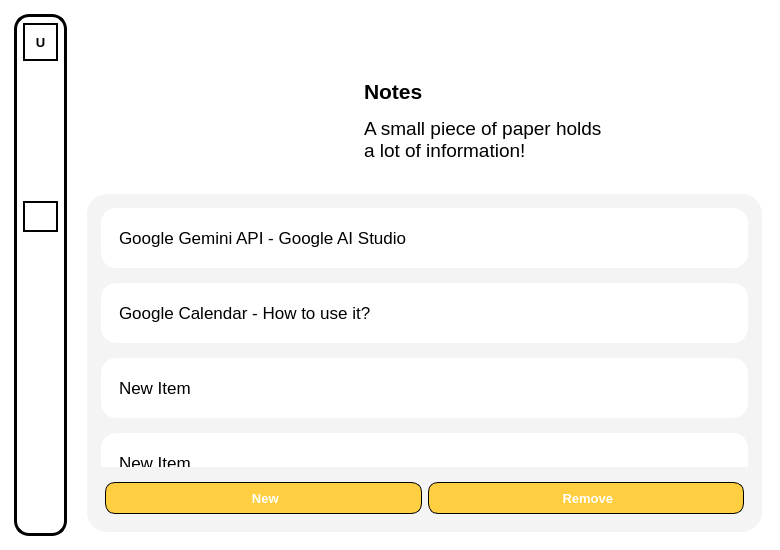
<?xml version="1.0" encoding="UTF-8"?>
<ui version="4.0">
 <class>MainWindow</class>
 <widget class="QMainWindow" name="MainWindow">
  <property name="geometry">
   <rect>
    <x>0</x>
    <y>0</y>
    <width>780</width>
    <height>550</height>
   </rect>
  </property>
  <property name="minimumSize">
   <size>
    <width>780</width>
    <height>550</height>
   </size>
  </property>
  <property name="windowTitle">
   <string>MainWindow</string>
  </property>
  <property name="styleSheet">
   <string notr="true">padding: 0px;
border: 0px;
background-color: white;</string>
  </property>
  <widget class="QWidget" name="centralwidget">
   <layout class="QHBoxLayout" name="horizontalLayout">
    <item>
     <widget class="QWidget" name="widget" native="true">
      <property name="styleSheet">
       <string notr="true">max-width: 50px;
background-color: white;
border-radius: 15px;
border: 3px solid black;
padding: 0px;
margin: 5px;</string>
      </property>
      <layout class="QVBoxLayout" name="verticalLayout_2">
       <item>
        <widget class="QLabel" name="label">
         <property name="font">
          <font>
           <pointsize>10</pointsize>
           <weight>75</weight>
           <bold>true</bold>
          </font>
         </property>
         <property name="styleSheet">
          <string notr="true">min-height: 34px;
min-width: 31px;
border: 2px solid black;
border-radius: 18px;</string>
         </property>
         <property name="text">
          <string>U</string>
         </property>
         <property name="alignment">
          <set>Qt::AlignCenter</set>
         </property>
        </widget>
       </item>
       <item>
        <widget class="QLabel" name="label_5">
         <property name="styleSheet">
          <string notr="true">border: 0px;</string>
         </property>
         <property name="text">
          <string/>
         </property>
        </widget>
       </item>
       <item>
        <widget class="QLabel" name="label_2">
         <property name="font">
          <font>
           <pointsize>10</pointsize>
           <weight>75</weight>
           <bold>true</bold>
          </font>
         </property>
         <property name="styleSheet">
          <string notr="true">QLabel{
	max-height: 22px;
	border: 2px solid white;
	padding: 6px;
	border-radius: 18px;
}

QLabel:hover{
	max-height: 22px;
	border: 2px solid gray;
	padding: 6px;
	border-radius: 18px;
}</string>
         </property>
         <property name="text">
          <string/>
         </property>
         <property name="pixmap">
          <pixmap>../Image/home_d.png</pixmap>
         </property>
         <property name="scaledContents">
          <bool>true</bool>
         </property>
         <property name="alignment">
          <set>Qt::AlignCenter</set>
         </property>
        </widget>
       </item>
       <item>
        <widget class="QLabel" name="label_3">
         <property name="font">
          <font>
           <pointsize>10</pointsize>
           <weight>75</weight>
           <bold>true</bold>
          </font>
         </property>
         <property name="styleSheet">
          <string notr="true">QLabel{
	max-height: 22px;
	border: 2px solid white;
	padding: 6px;
	border-radius: 18px;
}

QLabel:hover{
	max-height: 22px;
	border: 2px solid gray;
	padding: 6px;
	border-radius: 18px;
}</string>
         </property>
         <property name="text">
          <string/>
         </property>
         <property name="pixmap">
          <pixmap>../Image/notes_d.png</pixmap>
         </property>
         <property name="scaledContents">
          <bool>true</bool>
         </property>
         <property name="alignment">
          <set>Qt::AlignCenter</set>
         </property>
        </widget>
       </item>
       <item>
        <widget class="QLabel" name="label_4">
         <property name="font">
          <font>
           <pointsize>10</pointsize>
           <weight>75</weight>
           <bold>true</bold>
          </font>
         </property>
         <property name="styleSheet">
          <string notr="true">max-height: 22px;
border: 2px solid black;
padding: 6px;
border-radius: 18px;</string>
         </property>
         <property name="text">
          <string/>
         </property>
         <property name="pixmap">
          <pixmap>../Image/chat_a.png</pixmap>
         </property>
         <property name="scaledContents">
          <bool>true</bool>
         </property>
         <property name="alignment">
          <set>Qt::AlignCenter</set>
         </property>
        </widget>
       </item>
       <item>
        <spacer name="verticalSpacer">
         <property name="orientation">
          <enum>Qt::Vertical</enum>
         </property>
         <property name="sizeHint" stdset="0">
          <size>
           <width>20</width>
           <height>40</height>
          </size>
         </property>
        </spacer>
       </item>
       <item>
        <widget class="QLabel" name="label_6">
         <property name="font">
          <font>
           <pointsize>10</pointsize>
           <weight>75</weight>
           <bold>true</bold>
          </font>
         </property>
         <property name="styleSheet">
          <string notr="true">QLabel{
	max-height: 22px;
	border: 2px solid white;
	padding: 6px;
	border-radius: 18px;
}

QLabel:hover{
	max-height: 22px;
	border: 2px solid gray;
	padding: 6px;
	border-radius: 18px;
}</string>
         </property>
         <property name="text">
          <string/>
         </property>
         <property name="pixmap">
          <pixmap>../Image/about_b.png</pixmap>
         </property>
         <property name="scaledContents">
          <bool>true</bool>
         </property>
         <property name="alignment">
          <set>Qt::AlignCenter</set>
         </property>
        </widget>
       </item>
      </layout>
     </widget>
    </item>
    <item>
     <widget class="QWidget" name="widget_2" native="true">
      <property name="styleSheet">
       <string notr="true"/>
      </property>
      <layout class="QVBoxLayout" name="verticalLayout">
       <item>
        <widget class="QWidget" name="widget_5" native="true">
         <property name="styleSheet">
          <string notr="true">margin-top: 20px;
min-height: 150px;
max-height: 150px;</string>
         </property>
         <layout class="QHBoxLayout" name="horizontalLayout_2">
          <item>
           <spacer name="horizontalSpacer">
            <property name="orientation">
             <enum>Qt::Horizontal</enum>
            </property>
            <property name="sizeHint" stdset="0">
             <size>
              <width>40</width>
              <height>20</height>
             </size>
            </property>
           </spacer>
          </item>
          <item>
           <widget class="QLabel" name="label_7">
            <property name="styleSheet">
             <string notr="true">max-width: 120px;
min-width: 120px;
max-height: 100px;
min-height: 100px;</string>
            </property>
            <property name="text">
             <string/>
            </property>
            <property name="pixmap">
             <pixmap>../Image/all_note.png</pixmap>
            </property>
            <property name="scaledContents">
             <bool>true</bool>
            </property>
           </widget>
          </item>
          <item>
           <widget class="QWidget" name="widget_6" native="true">
            <property name="styleSheet">
             <string notr="true">max-height: 120px;
min-height: 120px;</string>
            </property>
            <layout class="QVBoxLayout" name="verticalLayout_3">
             <item>
              <widget class="QTextBrowser" name="textBrowser">
               <property name="styleSheet">
                <string notr="true">min-width: 250px;</string>
               </property>
               <property name="html">
                <string>&lt;!DOCTYPE HTML PUBLIC &quot;-//W3C//DTD HTML 4.0//EN&quot; &quot;http://www.w3.org/TR/REC-html40/strict.dtd&quot;&gt;
&lt;html&gt;&lt;head&gt;&lt;meta name=&quot;qrichtext&quot; content=&quot;1&quot; /&gt;&lt;style type=&quot;text/css&quot;&gt;
p, li { white-space: pre-wrap; }
&lt;/style&gt;&lt;/head&gt;&lt;body style=&quot; font-family:'MS Shell Dlg 2'; font-size:8.25pt; font-weight:400; font-style:normal;&quot;&gt;
&lt;p style=&quot;-qt-paragraph-type:empty; margin-top:0px; margin-bottom:0px; margin-left:0px; margin-right:0px; -qt-block-indent:0; text-indent:0px; font-family:'Segoe UI ';&quot;&gt;&lt;br /&gt;&lt;/p&gt;
&lt;p style=&quot; margin-top:0px; margin-bottom:0px; margin-left:0px; margin-right:0px; -qt-block-indent:0; text-indent:0px;&quot;&gt;&lt;span style=&quot; font-family:'Segoe UI '; font-size:16pt; font-weight:600;&quot;&gt;Notes&lt;/span&gt;&lt;/p&gt;
&lt;p style=&quot;-qt-paragraph-type:empty; margin-top:0px; margin-bottom:0px; margin-left:0px; margin-right:0px; -qt-block-indent:0; text-indent:0px; font-family:'Segoe UI '; font-size:8pt; font-weight:600;&quot;&gt;&lt;br /&gt;&lt;/p&gt;
&lt;p style=&quot; margin-top:0px; margin-bottom:0px; margin-left:0px; margin-right:0px; -qt-block-indent:0; text-indent:0px;&quot;&gt;&lt;span style=&quot; font-family:'Segoe UI '; font-size:14pt;&quot;&gt;A small piece of paper holds a lot of information!&lt;/span&gt;&lt;/p&gt;&lt;/body&gt;&lt;/html&gt;</string>
               </property>
              </widget>
             </item>
            </layout>
           </widget>
          </item>
          <item>
           <spacer name="horizontalSpacer_2">
            <property name="orientation">
             <enum>Qt::Horizontal</enum>
            </property>
            <property name="sizeHint" stdset="0">
             <size>
              <width>40</width>
              <height>20</height>
             </size>
            </property>
           </spacer>
          </item>
         </layout>
        </widget>
       </item>
       <item>
        <widget class="QWidget" name="widget_3" native="true">
         <property name="styleSheet">
          <string notr="true">border-radius: 20px;
background-color: #F4F4F4;</string>
         </property>
         <layout class="QVBoxLayout" name="verticalLayout_4">
          <item>
           <widget class="QListWidget" name="listWidget_2">
            <property name="font">
             <font>
              <pointsize>13</pointsize>
             </font>
            </property>
            <property name="styleSheet">
             <string notr="true">QListWidget{
	border: 0px;
	margin-top: 0px;
}

QListWidget::item {
	background-color: white;
	height: 60px;
	margin: 5px;
	margin-bottom: 10px;
	border-radius: 15px;
	padding-left: 15px;
	padding-right: 15px;
}

QListWidget::item::hover{
	background-color: rgb(250, 250, 250);
	color: black;
	height: 60px;
	margin: 5px;
	margin-bottom: 10px;
	border-radius: 15px;
	padding-left: 15px;
	padding-right: 15px;
}

QListWidget::item::selected{
	background-color: white;
	color: black;
	height: 60px;
	margin: 5px;
	margin-bottom: 10px;
	border-radius: 15px;
	padding-left: 15px;
	padding-right: 15px;
}</string>
            </property>
            <property name="verticalScrollBarPolicy">
             <enum>Qt::ScrollBarAlwaysOff</enum>
            </property>
            <property name="horizontalScrollBarPolicy">
             <enum>Qt::ScrollBarAlwaysOff</enum>
            </property>
            <item>
             <property name="text">
              <string>Google Gemini API - Google AI Studio</string>
             </property>
            </item>
            <item>
             <property name="text">
              <string>Google Calendar - How to use it?</string>
             </property>
            </item>
            <item>
             <property name="text">
              <string>New Item</string>
             </property>
            </item>
            <item>
             <property name="text">
              <string>New Item</string>
             </property>
            </item>
            <item>
             <property name="text">
              <string>New Item</string>
             </property>
            </item>
            <item>
             <property name="text">
              <string>New Item</string>
             </property>
            </item>
            <item>
             <property name="text">
              <string>New Item</string>
             </property>
            </item>
           </widget>
          </item>
          <item>
           <widget class="QWidget" name="widget_4" native="true">
            <layout class="QHBoxLayout" name="horizontalLayout_3">
             <item>
              <widget class="QPushButton" name="pushButton_3">
               <property name="font">
                <font>
                 <family>Segoe UI</family>
                 <pointsize>10</pointsize>
                 <weight>75</weight>
                 <bold>true</bold>
                </font>
               </property>
               <property name="styleSheet">
                <string notr="true">QPushButton{
	border: 1px solid black;
	height: 30px;
	border-radius: 10px;
	background-color: #FFCE41;
	color: white;
}

QPushButton::hover{
	border: 2px solid black;
	height: 30px;
	border-radius: 10px;
	background-color: #FFCE41;
}

QPushButton::pressed{
	border: 2px solid black;
	height: 30px;
	border-radius: 10px;
	background-color: rgb(234, 188, 59);
}</string>
               </property>
               <property name="text">
                <string> New</string>
               </property>
               <property name="icon">
                <iconset>
                 <normaloff>../Image/new.png</normaloff>../Image/new.png</iconset>
               </property>
               <property name="iconSize">
                <size>
                 <width>16</width>
                 <height>16</height>
                </size>
               </property>
              </widget>
             </item>
             <item>
              <widget class="QPushButton" name="pushButton">
               <property name="font">
                <font>
                 <family>Segoe UI</family>
                 <pointsize>10</pointsize>
                 <weight>75</weight>
                 <bold>true</bold>
                </font>
               </property>
               <property name="styleSheet">
                <string notr="true">QPushButton{
	border: 1px solid black;
	height: 30px;
	border-radius: 10px;
	background-color: #FFCE41;
	color: white;
}

QPushButton::hover{
	border: 2px solid black;
	height: 30px;
	border-radius: 10px;
	background-color: #FFCE41;
}

QPushButton::pressed{
	border: 2px solid black;
	height: 30px;
	border-radius: 10px;
	background-color: rgb(234, 188, 59);
}</string>
               </property>
               <property name="text">
                <string> Remove</string>
               </property>
               <property name="icon">
                <iconset>
                 <normaloff>../Image/remove.png</normaloff>../Image/remove.png</iconset>
               </property>
               <property name="iconSize">
                <size>
                 <width>16</width>
                 <height>16</height>
                </size>
               </property>
              </widget>
             </item>
            </layout>
           </widget>
          </item>
         </layout>
        </widget>
       </item>
      </layout>
     </widget>
    </item>
   </layout>
  </widget>
 </widget>
 <resources/>
 <connections/>
</ui>
